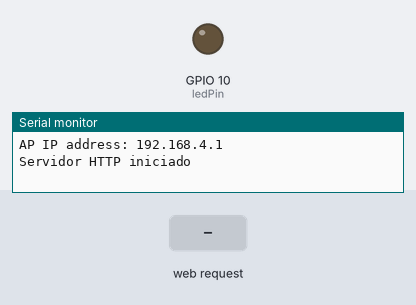
This sketch was run on a simulated ESP32-S3. Shown: output pins drawn as LEDs (lit = HIGH), the last lines printed to the serial monitor. The test bench sets the inputs (shaded band).

Above: at 1.2 s.
1.3 s: HTTP request GET /on received
At 2.5 s:
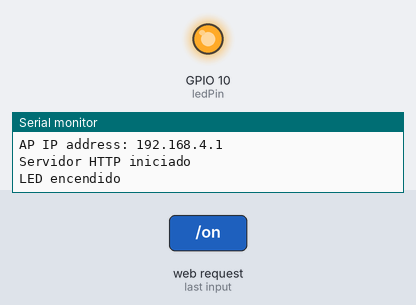
2.8 s: HTTP request GET /off received
At 3.6 s:
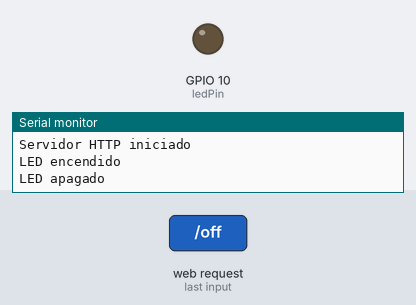
Timing chart, 0 to 5.8 s (numbered marks = the images above; inputs shaded):
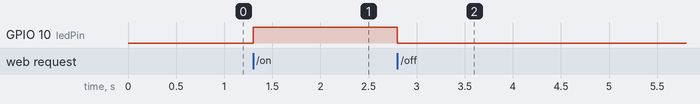

The sketch:

Proto_Led_Rojo_web.ino
```cpp
#include <WiFi.h>
#include <WebServer.h>

// Configuración del punto de acceso
const char* ssid = "apple lamp";
const char* password = "12345678";

// Pin del LED
const int ledPin = 10;

// Crear instancia del servidor web en el puerto 80
WebServer server(80);

// Página HTML
const char* htmlPage = R"rawliteral(
<!DOCTYPE HTML>
<html>
<head>
  <meta name="viewport" content="width=device-width, initial-scale=1">
  <style>
    body {
      font-family: Arial, sans-serif;
      text-align: center;
      margin: 0 auto;
      padding-top: 50px;
    }
    .button {
      display: inline-block;
      padding: 10px 20px;
      font-size: 20px;
      cursor: pointer;
      text-align: center;
      text-decoration: none;
      outline: none;
      color: #fff;
      background-color: #4CAF50;
      border: none;
      border-radius: 15px;
      box-shadow: 0 9px #999;
      margin: 10px;
    }
    .button:hover {background-color: #3e8e41}
    .button:active {
      background-color: #3e8e41;
      box-shadow: 0 5px #666;
      transform: translateY(4px);
    }
    .off {
      background-color: #f44336;
    }
    .off:hover {background-color: #d32f2f}
  </style>
</head>
<body>
  <h1>Control de Lámpara</h1>
  <a href="/on"><button class="button">ENCENDER LÁMPARA</button></a>
  <a href="/off"><button class="button off">APAGAR LÁMPARA</button></a>
</body>
</html>
)rawliteral";

void setup() {
  Serial.begin(115200);
  pinMode(ledPin, OUTPUT);
  digitalWrite(ledPin, LOW);

  // Configurar el ESP32 como punto de acceso
  WiFi.softAP(ssid, password);

  IPAddress IP = WiFi.softAPIP();
  Serial.print("AP IP address: ");
  Serial.println(IP);

  // Configurar las rutas del servidor web
  server.on("/", handleRoot);
  server.on("/on", handleOn);
  server.on("/off", handleOff);

  // Iniciar el servidor
  server.begin();
  Serial.println("Servidor HTTP iniciado");
}

void loop() {
  server.handleClient();
}

void handleRoot() {
  server.send(200, "text/html", htmlPage);
}

void handleOn() {
  digitalWrite(ledPin, HIGH);
  Serial.println("LED encendido");
  server.send(200, "text/html", htmlPage);
}

void handleOff() {
  digitalWrite(ledPin, LOW);
  Serial.println("LED apagado");
  server.send(200, "text/html", htmlPage);
}
```

Measured:
- after the input at 1.3 s, GPIO 10 (ledPin): LOW → HIGH at once
- after the input at 2.8 s, GPIO 10 (ledPin): HIGH → LOW at once
